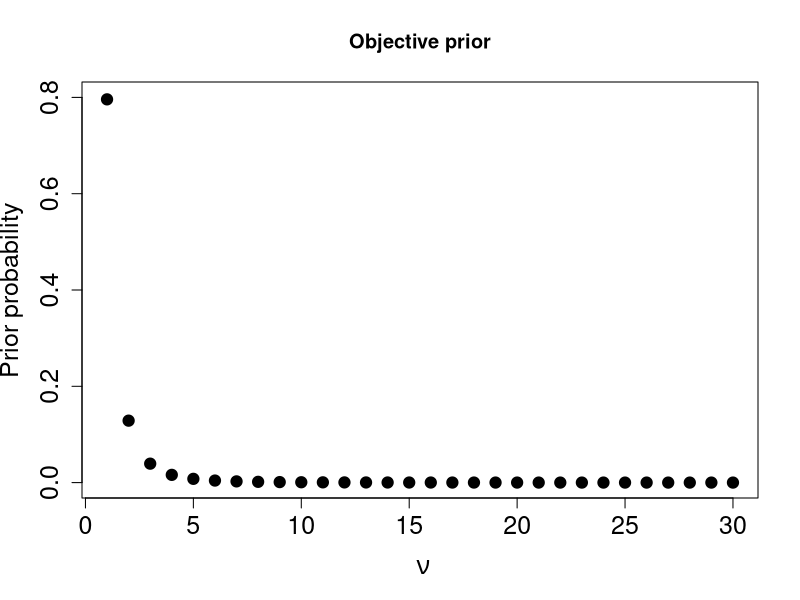
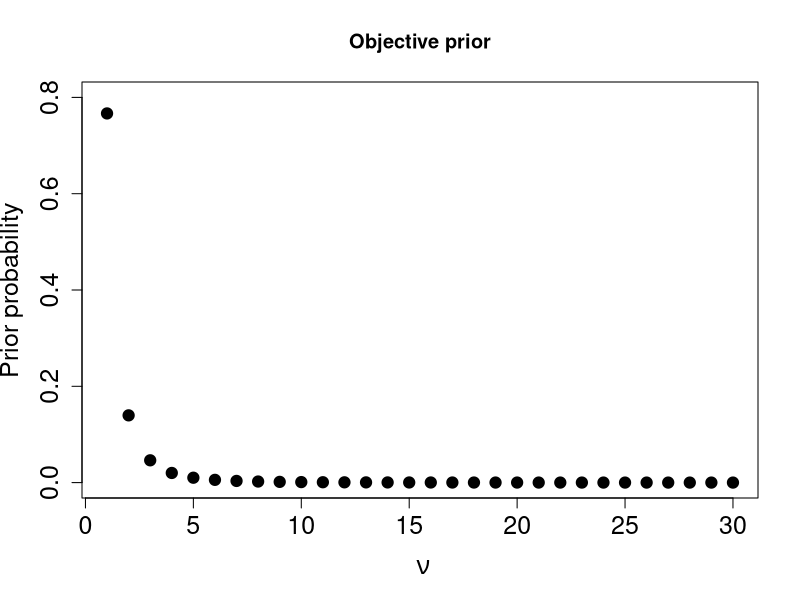
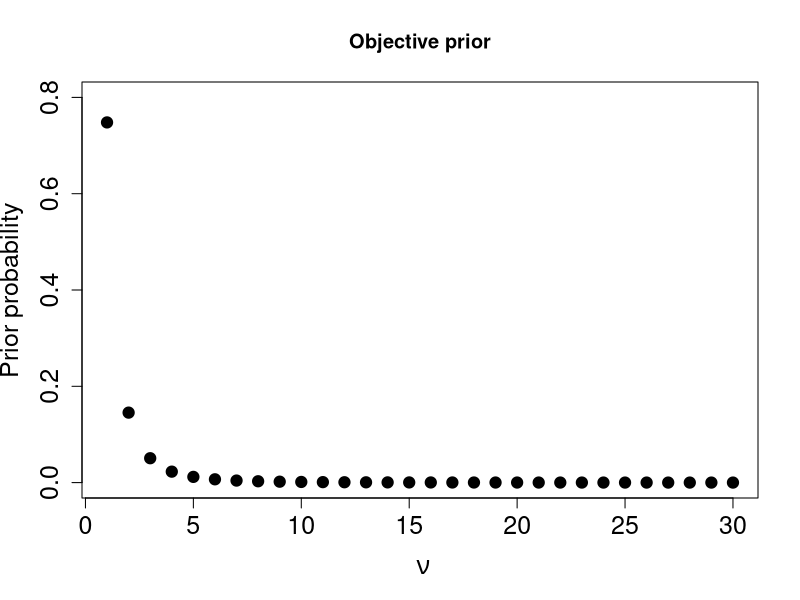
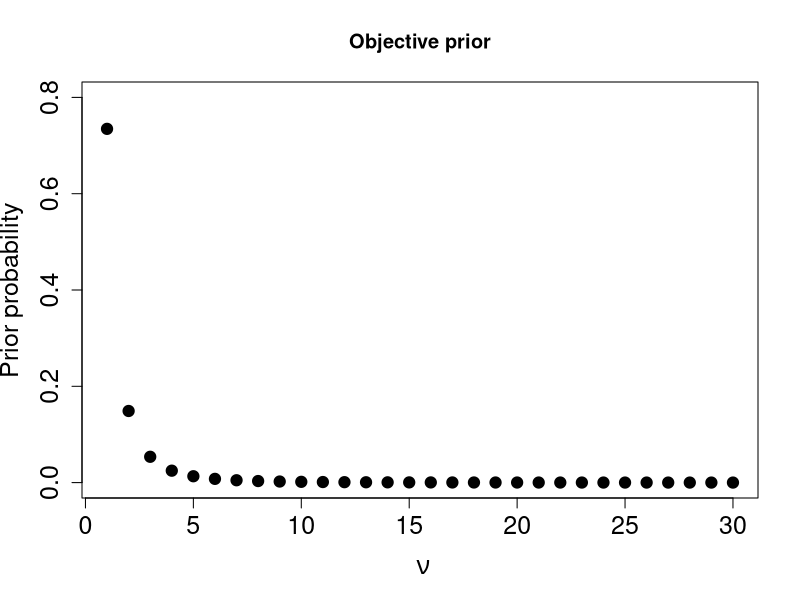
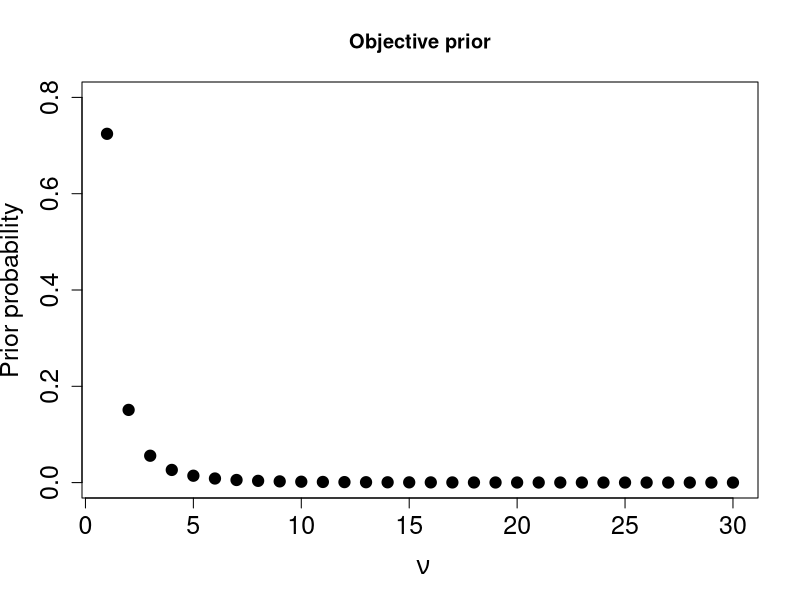

Source code (R) for these figures, in order:
## ---- chunk 1
knitr::opts_chunk$set(echo = TRUE)
## ---- chunk 2
rm(list=ls())
# Package required for a nice format of the tables 
library(knitr) 

# Normalising constant
K <- function(d,nu) (gamma(0.5*(nu+d))/( gamma(0.5*nu)*sqrt((pi*nu)^d) ))

# Kullback Liebler divergence
DKL <- function(nu,nup){
  val1 <- log(K(d,nu)/K(d,nup)) -0.5*(nu+d)*(digamma(0.5*(nu+d))-digamma(0.5*nu))  
  tempf <- Vectorize(function(t) (1+t/nu)^(-0.5*(nu+d))*t^(0.5*d-1)*log(1+t/nup))
  int<- integrate(tempf,0,Inf,rel.tol = 1e-9)$value
  val2 <- (K(d,nu)*pi^(0.5*d)*0.5*(nup+d)/gamma(0.5*d))*int
  return(val1+val2)
}

#-------------------------------------------------------------------------------------------------------------
# Kullback Leibler in one dimension
d=1 # dimension

D <- vector()
for(i in 1:30) D[i] = exp(DKL(i,i+1))-1

# Objective prior for nu
plot(D/sum(D),ylim=c(0,0.8),xlab=~nu,ylab="Prior probability",main="Objective prior",cex.axis=1.5,cex.lab=1.5,pch=19,cex=1.5)

#-------------------------------------------------------------------------------------------------------------
# Kullback Leibler in two dimensions
rm(d)
d=2 # dimension

D <- vector()
for(i in 1:30) D[i] = exp(DKL(i,i+1))-1

# Objective prior for nu
plot(D/sum(D),ylim=c(0,0.8),xlab=~nu,ylab="Prior probability",main="Objective prior",cex.axis=1.5,cex.lab=1.5,pch=19,cex=1.5)

#-------------------------------------------------------------------------------------------------------------
# Kullback Leibler in three dimensions
rm(d)
d=3 # dimension

D <- vector()
for(i in 1:30) D[i] = exp(DKL(i,i+1))-1

# Objective prior for nu
plot(D/sum(D),ylim=c(0,0.8),xlab=~nu,ylab="Prior probability",main="Objective prior",cex.axis=1.5,cex.lab=1.5,pch=19,cex=1.5)

#-------------------------------------------------------------------------------------------------------------
# Kullback Leibler in four dimensions
rm(d)
d=4 # dimension

D <- vector()
for(i in 1:30) D[i] = exp(DKL(i,i+1))-1

# Objective prior for nu
plot(D/sum(D),ylim=c(0,0.8),xlab=~nu,ylab="Prior probability",main="Objective prior",cex.axis=1.5,cex.lab=1.5,pch=19,cex=1.5)


#-------------------------------------------------------------------------------------------------------------
# Kullback Leibler in five dimensions
rm(d)
d=5 # dimension

D <- vector()
for(i in 1:30) D[i] = exp(DKL(i,i+1))-1

# Objective prior for nu
plot(D/sum(D),ylim=c(0,0.8),xlab=~nu,ylab="Prior probability",main="Objective prior",cex.axis=1.5,cex.lab=1.5,pch=19,cex=1.5)
